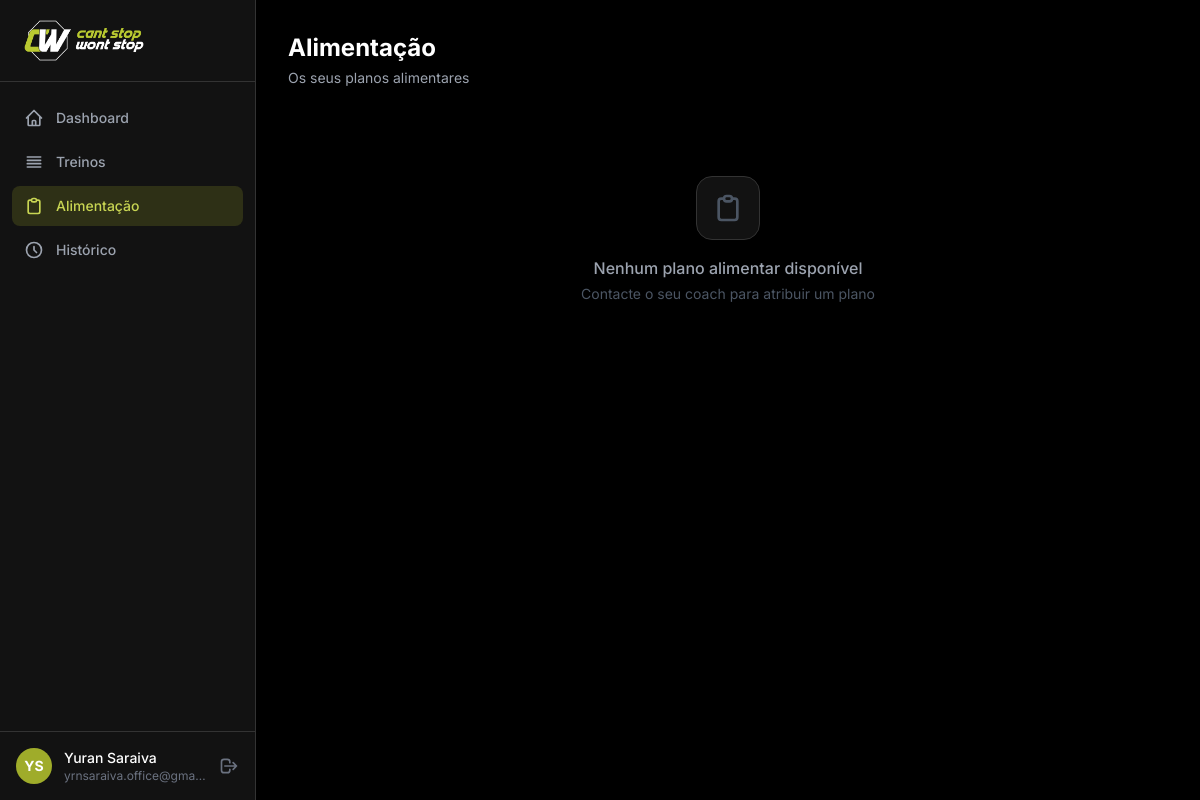
The app's page /app/nutrition/ (signed in) with its own data.
### apps/accounts/models.py (models this page shows, shortened)
class User(AbstractUser):
    class Role(models.TextChoices):
        COACH = "coach", "Coach"
        CLIENT = "client", "Cliente"
    role = models.CharField(max_length=10, choices=Role.choices, default=Role.CLIENT)
    phone = models.CharField(max_length=20, blank=True)
    photo = models.ImageField(upload_to="profile_photos/", blank=True, null=True)
    bio = models.TextField(blank=True)
    date_of_birth = models.DateField(null=True, blank=True)
    coach = models.ForeignKey(
        "self",
        on_delete=models.SET_NULL,
        null=True,
        blank=True,
        related_name="clients",
        limit_choices_to={"role": Role.COACH},
    )
    @property
    def is_client(self):
        return self.role == self.Role.CLIENT

### apps/nutrition/views.py (the view)
# urls.py: path("", views.NutritionPlanListView.as_view(), name="plan_list"),
class NutritionPlanListView(LoginRequiredMixin, ClientRequiredMixin, ListView):
    model = NutritionPlan
    template_name = "nutrition/plan_list.html"
    context_object_name = "plans"
    def get_queryset(self):
        return NutritionPlan.objects.filter(
            coachingpackage__clientpackage__client=self.request.user,
            coachingpackage__clientpackage__status="active",
        ).distinct()
    def get_context_data(self, **kwargs):
        ctx = super().get_context_data(**kwargs)
        for plan in ctx["plans"]:
            meals = plan.meals.prefetch_related("items__food").all()
            plan.total_calories = sum(m.total_calories for m in meals)
            plan.total_meals = meals.count()
        return ctx

### apps/accounts/mixins.py (called while the page is built)
    def test_func(self):
        return self.request.user.is_authenticated and self.request.user.is_client

### templates/nutrition/plan_list.html (shortened to what this page needs)
{% extends "base.html" %}
{% block content %}
<div class="mb-6">
    <h1 class="text-2xl font-bold text-white">Alimentação</h1>
    <p class="text-gray-400 text-sm mt-1">Os seus planos alimentares</p>
</div>
{% for plan in plans %}
<a href="{% url 'nutrition:plan_detail' plan.pk %}" class="block bg-dark-card rounded-2xl border border-dark-border overflow-hidden mb-4 hover:border-brand-500/50 transition-all group">
    <div class="p-5">
        <div class="flex items-start justify-between">
            <div>
                <h2 class="text-lg font-bold text-white group-hover:text-brand-400 transition-colors">{{ plan.name }}</h2>
                <p class="text-sm text-gray-500 mt-0.5">{{ plan.total_meals }} refeições</p>
            </div>
            {% if plan.is_active %}
                <span class="inline-flex items-center px-2.5 py-1 rounded-full text-xs font-medium bg-brand-600/20 text-brand-400">
                    Ativo
                </span>
            {% endif %}
        </div>
        {% if plan.description %}
            <p class="text-sm text-gray-500 mt-2">{{ plan.description }}</p>
        {% endif %}
        {% if plan.target_calories %}
        <div class="flex items-center gap-6 mt-4 pt-4 border-t border-dark-border/50">
            <div class="flex items-center gap-2">
                <span class="text-xs text-gray-500">🔥</span>
                <span class="text-sm font-semibold text-white">{{ plan.target_calories }} kcal</span>
            </div>
            {% if plan.target_protein %}
            <div class="flex items-center gap-1.5">
                <span class="w-2 h-2 rounded-full bg-blue-400"></span>
                <span class="text-xs text-gray-400">{{ plan.target_protein|floatformat:0 }}g P</span>
            </div>
            {% endif %}
            {% if plan.target_carbs %}
            <div class="flex items-center gap-1.5">
                <span class="w-2 h-2 rounded-full bg-amber-400"></span>
                <span class="text-xs text-gray-400">{{ plan.target_carbs|floatformat:0 }}g C</span>
            </div>
            {% endif %}
            {% if plan.target_fat %}
            <div class="flex items-center gap-1.5">
                <span class="w-2 h-2 rounded-full bg-red-400"></span>
                <span class="text-xs text-gray-400">{{ plan.target_fat|floatformat:0 }}g G</span>
            </div>
            {% endif %}
        </div>
        {% endif %}
    </div>
</a>
{% empty %}
<div class="text-center py-16">
    <div class="w-16 h-16 rounded-2xl bg-dark-card border border-dark-border flex items-center justify-center mx-auto mb-4">
        <svg class="w-8 h-8 text-gray-600" fill="none" viewBox="0 0 24 24" stroke="currentColor"><path stroke-linecap="round" stroke-linejoin="round" stroke-width="2" d="M9 5H7a2 2 0 00-2 2v12a2 2 0 002 2h10a2 2 0 002-2V7a2 2 0 00-2-2h-2M9 5a2 2 0 002 2h2a2 2 0 002-2M9 5a2 2 0 012-2h2a2 2 0 012 2"/></svg>
    </div>
    <p class="text-gray-400 font-medium">Nenhum plano alimentar disponível</p>
    <p class="text-sm text-gray-600 mt-1">Contacte o seu coach para atribuir um plano</p>
</div>
{% endfor %}
{% endblock %}

### templates/base.html (shortened to what this page needs)
{% load static %}
<!DOCTYPE html>
<html lang="pt-BR" class="h-full">
<head>
    <script src="https://cdn.tailwindcss.com"></script>
</head>
<body class="h-full bg-dark text-gray-100">
<div class="min-h-full flex">
    <aside id="sidebar"
           class="fixed inset-y-0 left-0 z-50 w-64 bg-dark-card border-r border-dark-border transform -translate-x-full lg:translate-x-0 transition-transform duration-200"
           aria-label="Menu principal">
        <div class="flex items-center gap-3 px-6 py-5 border-b border-dark-border">
            <img src="{% static 'img/05_icon_texto_verdebranco_fundo_preto_grande.png' %}"
                 alt="Prime Coaching" width="120">
        </div>
        <nav class="mt-4 px-3 space-y-1" aria-label="Navegação principal">
            <a href="{% url 'accounts:dashboard' %}"
               class="flex items-center gap-3 px-3 py-2.5 rounded-lg text-sm font-medium
       {% if request.resolver_match.url_name == 'dashboard' %}
           bg-brand-600/20 text-brand-400
       {% else %}
           text-gray-400 hover:bg-dark-surface hover:text-white
       {% endif %} transition-colors">
                Dashboard
            </a>
            <a href="{% url 'workouts:plan_list' %}"
               class="flex items-center gap-3 px-3 py-2.5 rounded-lg text-sm font-medium
       {% if request.resolver_match.app_name == 'workouts' %}
           bg-brand-600/20 text-brand-400
       {% else %}
           text-gray-400 hover:bg-dark-surface hover:text-white
       {% endif %} transition-colors">
                <svg class="w-5 h-5 shrink-0" fill="none" viewBox="0 0 24 24" stroke="currentColor" aria-hidden="true">
                    <path stroke-linecap="round" stroke-linejoin="round" stroke-width="2"
                          d="M4 6h16M4 10h16M4 14h16M4 18h16"/>
                </svg>
                Treinos
            </a>
            <a href="{% url 'nutrition:plan_list' %}"
               {% if request.resolver_match.app_name == 'nutrition' %}aria-current="page"{% endif %}
               class="flex items-center gap-3 px-3 py-2.5 rounded-lg text-sm font-medium
       {% if request.resolver_match.app_name == 'nutrition' %}
           bg-brand-600/20 text-brand-400
       {% else %}
           text-gray-400 hover:bg-dark-surface hover:text-white
       {% endif %} transition-colors">
                <svg class="w-5 h-5 shrink-0" fill="none" viewBox="0 0 24 24" stroke="currentColor" aria-hidden="true">
                    <path stroke-linecap="round" stroke-linejoin="round" stroke-width="2"
                          d="M9 5H7a2 2 0 00-2 2v12a2 2 0 002 2h10a2 2 0 002-2V7a2 2 0 00-2-2h-2M9 5a2 2 0 002 2h2a2 2 0 002-2M9 5a2 2 0 012-2h2a2 2 0 012 2"/>
                </svg>
                Alimentação
            </a>
            <a href="{% url 'workouts:history' %}"
               class="flex items-center gap-3 px-3 py-2.5 rounded-lg text-sm font-medium
       {% if request.resolver_match.url_name == 'history' %}
           bg-brand-600/20 text-brand-400
       {% else %}
           text-gray-400 hover:bg-dark-surface hover:text-white
       {% endif %} transition-colors">
                <svg class="w-5 h-5 shrink-0" fill="none" viewBox="0 0 24 24" stroke="currentColor" aria-hidden="true">
                    <path stroke-linecap="round" stroke-linejoin="round" stroke-width="2"
                          d="M12 8v4l3 3m6-3a9 9 0 11-18 0 9 9 0 0118 0z"/>
                </svg>
                Histórico
            </a>
        </nav>
        <div class="absolute bottom-0 left-0 right-0 p-4 border-t border-dark-border">
            <div class="flex items-center gap-3">
                {% if user.photo %}
                    <a href="{% url 'accounts:profile' %}">
                        <img src="{{ user.photo.url }}" alt="Foto de {{ user.get_full_name }}"
                             class="w-9 h-9 rounded-full object-cover ring-2 ring-dark-border">
                    </a>
                {% else %}
                    <a href="{% url 'accounts:profile' %}"
                       class="w-9 h-9 rounded-full bg-brand-600 flex items-center justify-center text-sm font-bold text-white"
                       aria-label="Perfil de {{ user.get_full_name }}">
                        {{ user.first_name.0 }}{{ user.last_name.0 }}
                    </a>
                {% endif %}
                <div class="flex-1 min-w-0">
                    <a href="{% url 'accounts:profile' %}"
                       class="text-sm font-medium text-white truncate block">{{ user.get_full_name }}</a>
                    <p class="text-xs text-gray-500 truncate">{{ user.email }}</p>
                </div>
                <a href="{% url 'accounts:logout' %}" class="text-gray-500 hover:text-red-400 transition-colors"
                   aria-label="Sair da conta">
                    <svg class="w-5 h-5" fill="none" viewBox="0 0 24 24" stroke="currentColor" aria-hidden="true">
                        <path stroke-linecap="round" stroke-linejoin="round" stroke-width="2"
                              d="M17 16l4-4m0 0l-4-4m4 4H7m6 4v1a3 3 0 01-3 3H6a3 3 0 01-3-3V7a3 3 0 013-3h4a3 3 0 013 3v1"/>
                    </svg>
                </a>
            </div>
        </div>
    </aside>
    <main class="flex-1 lg:ml-64 pt-14 lg:pt-0">
        <div class="max-w-6xl mx-auto px-4 sm:px-6 lg:px-8 py-6 lg:py-8">
            {% block content %}{% endblock %}
        </div>
    </main>
</div>
</body>
</html>

### templates/base.html (style rules this page uses)
body { font-family: 'Inter', sans-serif; }

### records on screen
User: first_name.0 "Y", last_name.0 "S", get_full_name "Yuran Saraiva", email "yrnsaraiva.office@gma…"
